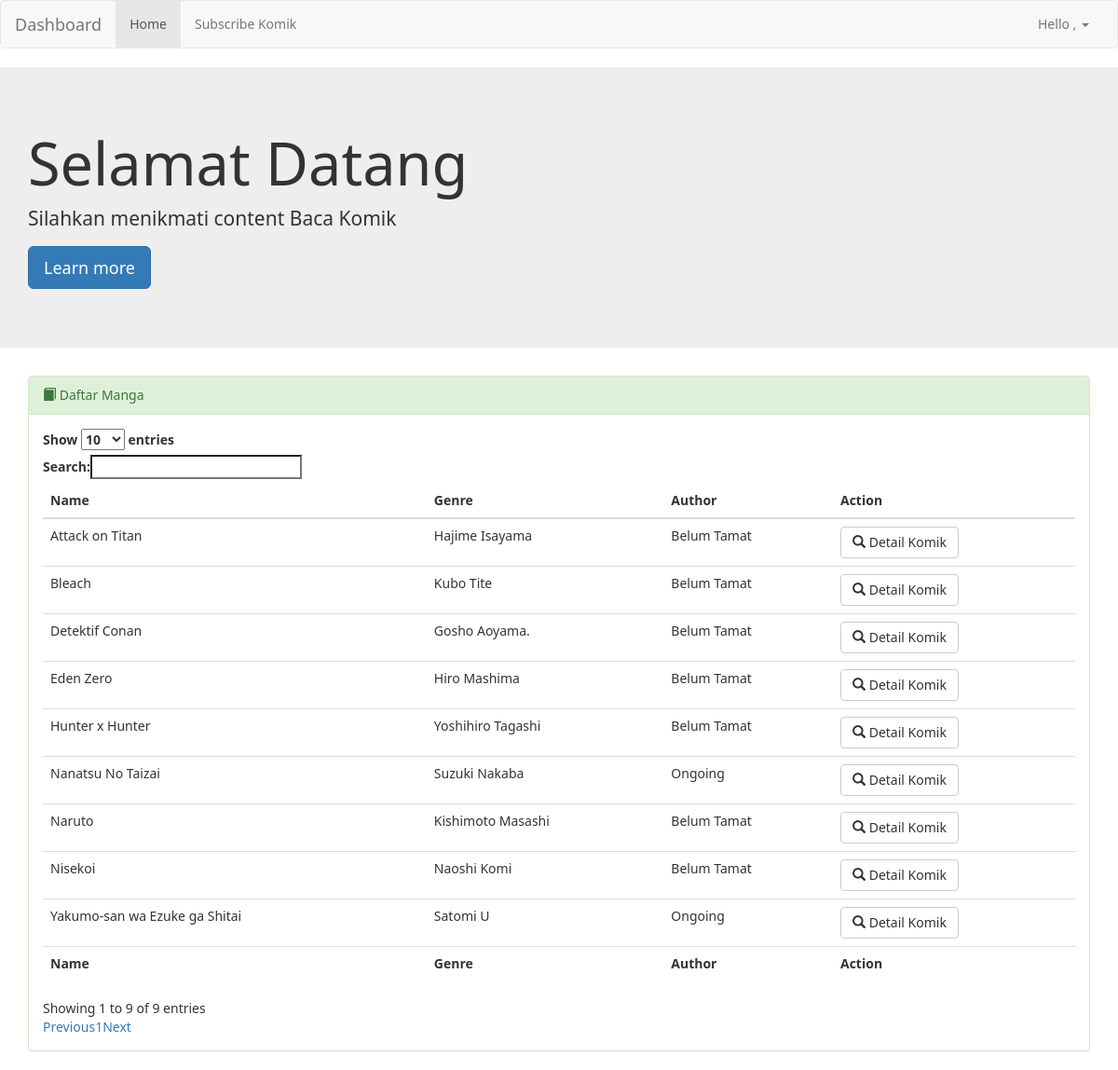
The app's page /index.php/user with its own data.
### tables this page shows
CREATE TABLE `komik` (
  `idkomik` int(11) NOT NULL,
  `namakomik` varchar(255) NOT NULL,
  `pengarang` varchar(50) NOT NULL,
  `status` varchar(30) NOT NULL,
  `ringkasan` text NOT NULL,
  `tanggalkomik` date NOT NULL,
  `cover` varchar(50) NOT NULL
);

### application/controllers/User.php (called while the page is built, shortened)
<?php
class User extends CI_Controller {
	public function __construct()
	{
		$this->load->model('profile_model');
		$this->load->model('home_model');
	}
	public function index()
	{
		$data['daftar'] = $this->home_model->daftar();
		$this->load->view('user/u_dashboard',$data);
	}
}

### index.php (called while the page is built, shortened)
<?php
require_once BASEPATH.'core/CodeIgniter.php';

### application/models/home_model.php (called while the page is built, shortened)
<?php
class home_model extends CI_Model {
	public function daftar()
	{
		$query = $this->db->get('komik');
		return $query->result();
	}
}

### application/views/user/u_dashboard.php (the view, shortened to what this page needs)
<?php
    $session_data = $this->session->userdata('logged_in');
    $id = $session_data['iduser'];
    $username = $session_data['namauser'];
?>
<nav class="navbar navbar-default" role="navigation">
    <div class="container-fluid">
        <div class="navbar-header">
            <a class="navbar-brand" href="#">Dashboard</a>
        </div>
        <div class="collapse navbar-collapse navbar-ex1-collapse">
            <ul class="nav navbar-nav">
                <li class="active"><a href="<?php echo base_url('') ?>">Home</a></li>
                <li><a href="<?php echo base_url('subscribe/getIduser') ?>/<?=$id?>">Subscribe Komik</a></li>
            </ul>
            <ul class="nav navbar-nav navbar-right">
                <li class="dropdown">
                    <a href="#" class="dropdown-toggle" data-toggle="dropdown">Hello , <?php echo $username; ?> <b class="caret"></b></a>
                </li>
            </ul>
        </div>
    </div>
</nav>
<div class="jumbotron">
    <div class="container">
        <h1>Selamat Datang <?php echo $username; ?> </h1>
        <p>Silahkan menikmati content Baca Komik</p>
        <p>
            <a class="btn btn-primary btn-lg">Learn more</a>
        </p>
    </div>
</div>
<div class="container">
    <div class="container-fluid">
            <div class="row">
            <div class="panel panel-success">
            <div class="panel-heading"><span class="glyphicon glyphicon-book"></span> Daftar Manga </div>
            <div class="panel-body">
      <table id="example" class="table table-responsive table-hover">
        <thead>
            <tr>
                <th>Name</th>
                <th>Genre</th>
                <th>Author</th>
                <th>Action</th>
            </tr>
        </thead>
        <tbody>
            <?php foreach ($daftar as $key) { ;?>
            <tr>
                <td><?php echo $key->namakomik?></td>
                <td><?php echo $key->pengarang?></td>
                <td><?php echo $key->status?></td>
                <td><a href="<?php echo base_url()?>welcome/detail/<?php echo $key->idkomik ?>"><button type="button" class="btn btn-default" aria-label="Left Align">
                    <span class="glyphicon glyphicon-search" aria-hidden="true"></span> Detail Komik </button></a></td>
            </tr>
            <?php } ?>
        </tbody>
        <tfoot>
            <tr>
                <th>Name</th>
                <th>Genre</th>
                <th>Author</th>
                <th>Action</th>
            </tr>
        </tfoot>
    </table>
</div>
</div>
</div>
</div>
</div>

### application/views/user/u_base_start.php (style rules this page uses)
body { font-family: 'Segoe UI'; }

### records on screen
komik: namakomik "Naruto", pengarang "Kishimoto Masashi", status "Belum Tamat"
komik: namakomik "Bleach", pengarang "Kubo Tite", status "Belum Tamat"
komik: namakomik "Detektif Conan", pengarang "Gosho Aoyama.", status "Belum Tamat"
komik: namakomik "Attack on Titan", pengarang "Hajime Isayama", status "Belum Tamat"
komik: namakomik "Hunter x Hunter", pengarang "Yoshihiro Tagashi", status "Belum Tamat"
komik: namakomik "Nisekoi", pengarang "Naoshi Komi", status "Belum Tamat"
komik: namakomik "Eden Zero", pengarang "Hiro Mashima", status "Belum Tamat"
komik: namakomik "Nanatsu No Taizai", pengarang "Suzuki Nakaba", status "Ongoing"
komik: namakomik "Yakumo-san wa Ezuke ga Shitai", pengarang "Satomi U", status "Ongoing"
